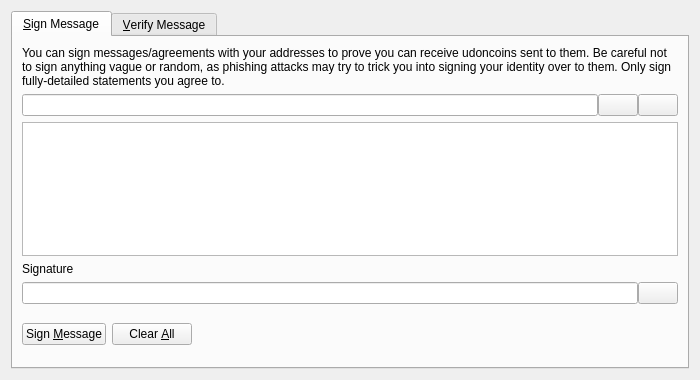
<?xml version="1.0" encoding="UTF-8"?>
<ui version="4.0">
 <class>SignVerifyMessageDialog</class>
 <widget class="QDialog" name="SignVerifyMessageDialog">
  <property name="geometry">
   <rect>
    <x>0</x>
    <y>0</y>
    <width>700</width>
    <height>380</height>
   </rect>
  </property>
  <property name="windowTitle">
   <string>Signatures - Sign / Verify a Message</string>
  </property>
  <property name="modal">
   <bool>true</bool>
  </property>
  <layout class="QVBoxLayout" name="verticalLayout">
   <item>
    <widget class="QTabWidget" name="tabWidget">
     <property name="currentIndex">
      <number>0</number>
     </property>
     <widget class="QWidget" name="tabSignMessage">
      <attribute name="title">
       <string>&amp;Sign Message</string>
      </attribute>
      <layout class="QVBoxLayout" name="verticalLayout_SM">
       <item>
        <widget class="QLabel" name="infoLabel_SM">
         <property name="text">
          <string>You can sign messages/agreements with your addresses to prove you can receive udoncoins sent to them. Be careful not to sign anything vague or random, as phishing attacks may try to trick you into signing your identity over to them. Only sign fully-detailed statements you agree to.</string>
         </property>
         <property name="textFormat">
          <enum>Qt::PlainText</enum>
         </property>
         <property name="wordWrap">
          <bool>true</bool>
         </property>
        </widget>
       </item>
       <item>
        <layout class="QHBoxLayout" name="horizontalLayout_1_SM">
         <property name="spacing">
          <number>0</number>
         </property>
         <item>
          <widget class="QValidatedLineEdit" name="addressIn_SM">
           <property name="toolTip">
            <string>The Udoncoin address to sign the message with</string>
           </property>
          </widget>
         </item>
         <item>
          <widget class="QPushButton" name="addressBookButton_SM">
           <property name="toolTip">
            <string>Choose previously used address</string>
           </property>
           <property name="text">
            <string/>
           </property>
           <property name="icon">
            <iconset resource="../bitcoin.qrc">
             <normaloff>:/icons/address-book</normaloff>:/icons/address-book</iconset>
           </property>
           <property name="shortcut">
            <string>Alt+A</string>
           </property>
           <property name="autoDefault">
            <bool>false</bool>
           </property>
          </widget>
         </item>
         <item>
          <widget class="QPushButton" name="pasteButton_SM">
           <property name="toolTip">
            <string>Paste address from clipboard</string>
           </property>
           <property name="text">
            <string/>
           </property>
           <property name="icon">
            <iconset resource="../bitcoin.qrc">
             <normaloff>:/icons/editpaste</normaloff>:/icons/editpaste</iconset>
           </property>
           <property name="shortcut">
            <string>Alt+P</string>
           </property>
           <property name="autoDefault">
            <bool>false</bool>
           </property>
          </widget>
         </item>
        </layout>
       </item>
       <item>
        <widget class="QPlainTextEdit" name="messageIn_SM">
         <property name="toolTip">
          <string>Enter the message you want to sign here</string>
         </property>
        </widget>
       </item>
       <item>
        <widget class="QLabel" name="signatureLabel_SM">
         <property name="text">
          <string>Signature</string>
         </property>
         <property name="textFormat">
          <enum>Qt::PlainText</enum>
         </property>
        </widget>
       </item>
       <item>
        <layout class="QHBoxLayout" name="horizontalLayout_2_SM">
         <property name="spacing">
          <number>0</number>
         </property>
         <item>
          <widget class="QLineEdit" name="signatureOut_SM">
           <property name="font">
            <font>
             <italic>true</italic>
            </font>
           </property>
           <property name="readOnly">
            <bool>true</bool>
           </property>
          </widget>
         </item>
         <item>
          <widget class="QPushButton" name="copySignatureButton_SM">
           <property name="toolTip">
            <string>Copy the current signature to the system clipboard</string>
           </property>
           <property name="text">
            <string/>
           </property>
           <property name="icon">
            <iconset resource="../bitcoin.qrc">
             <normaloff>:/icons/editcopy</normaloff>:/icons/editcopy</iconset>
           </property>
           <property name="autoDefault">
            <bool>false</bool>
           </property>
          </widget>
         </item>
        </layout>
       </item>
       <item>
        <layout class="QHBoxLayout" name="horizontalLayout_3_SM">
         <item>
          <widget class="QPushButton" name="signMessageButton_SM">
           <property name="toolTip">
            <string>Sign the message to prove you own this Udoncoin address</string>
           </property>
           <property name="text">
            <string>Sign &amp;Message</string>
           </property>
           <property name="icon">
            <iconset resource="../bitcoin.qrc">
             <normaloff>:/icons/edit</normaloff>:/icons/edit</iconset>
           </property>
           <property name="autoDefault">
            <bool>false</bool>
           </property>
          </widget>
         </item>
         <item>
          <widget class="QPushButton" name="clearButton_SM">
           <property name="toolTip">
            <string>Reset all sign message fields</string>
           </property>
           <property name="text">
            <string>Clear &amp;All</string>
           </property>
           <property name="icon">
            <iconset resource="../bitcoin.qrc">
             <normaloff>:/icons/remove</normaloff>:/icons/remove</iconset>
           </property>
           <property name="autoDefault">
            <bool>false</bool>
           </property>
          </widget>
         </item>
         <item>
          <spacer name="horizontalSpacer_1_SM">
           <property name="orientation">
            <enum>Qt::Horizontal</enum>
           </property>
           <property name="sizeHint" stdset="0">
            <size>
             <width>40</width>
             <height>48</height>
            </size>
           </property>
          </spacer>
         </item>
         <item>
          <widget class="QLabel" name="statusLabel_SM">
           <property name="font">
            <font>
             <weight>75</weight>
             <bold>true</bold>
            </font>
           </property>
           <property name="text">
            <string/>
           </property>
           <property name="wordWrap">
            <bool>true</bool>
           </property>
          </widget>
         </item>
         <item>
          <spacer name="horizontalSpacer_2_SM">
           <property name="orientation">
            <enum>Qt::Horizontal</enum>
           </property>
           <property name="sizeHint" stdset="0">
            <size>
             <width>40</width>
             <height>48</height>
            </size>
           </property>
          </spacer>
         </item>
        </layout>
       </item>
      </layout>
     </widget>
     <widget class="QWidget" name="tabVerifyMessage">
      <attribute name="title">
       <string>&amp;Verify Message</string>
      </attribute>
      <layout class="QVBoxLayout" name="verticalLayout_VM">
       <item>
        <widget class="QLabel" name="infoLabel_VM">
         <property name="text">
          <string>Enter the receiver's address, message (ensure you copy line breaks, spaces, tabs, etc. exactly) and signature below to verify the message. Be careful not to read more into the signature than what is in the signed message itself, to avoid being tricked by a man-in-the-middle attack. Note that this only proves the signing party receives with the address, it cannot prove sendership of any transaction!</string>
         </property>
         <property name="textFormat">
          <enum>Qt::PlainText</enum>
         </property>
         <property name="alignment">
          <set>Qt::AlignLeading|Qt::AlignLeft|Qt::AlignTop</set>
         </property>
         <property name="wordWrap">
          <bool>true</bool>
         </property>
        </widget>
       </item>
       <item>
        <layout class="QHBoxLayout" name="horizontalLayout_1_VM">
         <property name="spacing">
          <number>0</number>
         </property>
         <item>
          <widget class="QValidatedLineEdit" name="addressIn_VM">
           <property name="toolTip">
            <string>The Udoncoin address the message was signed with</string>
           </property>
          </widget>
         </item>
         <item>
          <widget class="QPushButton" name="addressBookButton_VM">
           <property name="toolTip">
            <string>Choose previously used address</string>
           </property>
           <property name="text">
            <string/>
           </property>
           <property name="icon">
            <iconset resource="../bitcoin.qrc">
             <normaloff>:/icons/address-book</normaloff>:/icons/address-book</iconset>
           </property>
           <property name="shortcut">
            <string>Alt+A</string>
           </property>
           <property name="autoDefault">
            <bool>false</bool>
           </property>
          </widget>
         </item>
        </layout>
       </item>
       <item>
        <widget class="QPlainTextEdit" name="messageIn_VM"/>
       </item>
       <item>
        <widget class="QValidatedLineEdit" name="signatureIn_VM"/>
       </item>
       <item>
        <layout class="QHBoxLayout" name="horizontalLayout_2_VM">
         <item>
          <widget class="QPushButton" name="verifyMessageButton_VM">
           <property name="toolTip">
            <string>Verify the message to ensure it was signed with the specified Udoncoin address</string>
           </property>
           <property name="text">
            <string>Verify &amp;Message</string>
           </property>
           <property name="icon">
            <iconset resource="../bitcoin.qrc">
             <normaloff>:/icons/transaction_0</normaloff>:/icons/transaction_0</iconset>
           </property>
           <property name="autoDefault">
            <bool>false</bool>
           </property>
          </widget>
         </item>
         <item>
          <widget class="QPushButton" name="clearButton_VM">
           <property name="toolTip">
            <string>Reset all verify message fields</string>
           </property>
           <property name="text">
            <string>Clear &amp;All</string>
           </property>
           <property name="icon">
            <iconset resource="../bitcoin.qrc">
             <normaloff>:/icons/remove</normaloff>:/icons/remove</iconset>
           </property>
           <property name="autoDefault">
            <bool>false</bool>
           </property>
          </widget>
         </item>
         <item>
          <spacer name="horizontalSpacer_1_VM">
           <property name="orientation">
            <enum>Qt::Horizontal</enum>
           </property>
           <property name="sizeHint" stdset="0">
            <size>
             <width>40</width>
             <height>48</height>
            </size>
           </property>
          </spacer>
         </item>
         <item>
          <widget class="QLabel" name="statusLabel_VM">
           <property name="font">
            <font>
             <weight>75</weight>
             <bold>true</bold>
            </font>
           </property>
           <property name="text">
            <string/>
           </property>
           <property name="wordWrap">
            <bool>true</bool>
           </property>
          </widget>
         </item>
         <item>
          <spacer name="horizontalSpacer_2_VM">
           <property name="orientation">
            <enum>Qt::Horizontal</enum>
           </property>
           <property name="sizeHint" stdset="0">
            <size>
             <width>40</width>
             <height>48</height>
            </size>
           </property>
          </spacer>
         </item>
        </layout>
       </item>
      </layout>
     </widget>
    </widget>
   </item>
  </layout>
 </widget>
 <customwidgets>
  <customwidget>
   <class>QValidatedLineEdit</class>
   <extends>QLineEdit</extends>
   <header>qvalidatedlineedit.h</header>
  </customwidget>
 </customwidgets>
 <resources>
  <include location="../bitcoin.qrc"/>
 </resources>
 <connections/>
</ui>
